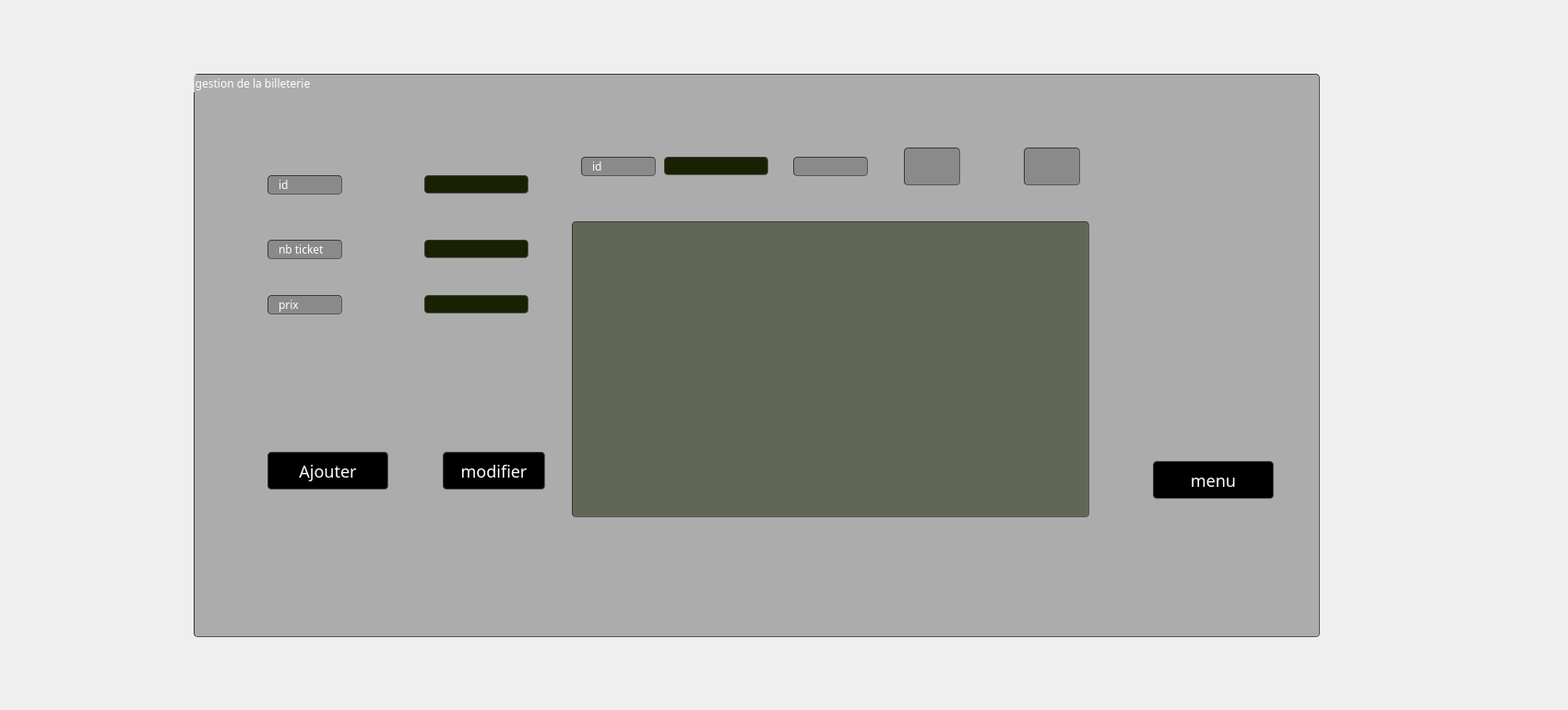
     <widget class="QWidget" name="tab_13">
      <attribute name="title">
       <string>Gestion de la bielletrie</string>
      </attribute>
      <widget class="QGroupBox" name="groupBox_11">
       <property name="geometry">
        <rect>
         <x>210</x>
         <y>80</y>
         <width>1221</width>
         <height>611</height>
        </rect>
       </property>
       <property name="styleSheet">
        <string notr="true">border-width: 1px; border-radius: 4px;
	border-color: rgb(58, 58, 58);
	border-style: inset;
	padding: 0 8px;
	color: rgb(255, 255, 255);
	
background-color:rgba(105, 105, 105,0.5);
	selection-background-color:#ffffff;
	selection-color:#ffffff;
font: 75 8pt &quot;MS Shell Dlg 2&quot;;
font-family: century gothic;
</string>
       </property>
       <property name="title">
        <string>gestion de la billeterie</string>
       </property>
       <widget class="QPushButton" name="pb_ajouter_billet">
        <property name="geometry">
         <rect>
          <x>80</x>
          <y>410</y>
          <width>131</width>
          <height>41</height>
         </rect>
        </property>
        <property name="styleSheet">
         <string notr="true">background-color:rgb(0, 0, 0);
border-radius: 4px;
	border-color: rgb(58, 58, 58);
	border-style: inset;
font-family: century gothic;
font-size: 18px;
color: rgb(255, 255, 255);</string>
        </property>
        <property name="text">
         <string>Ajouter</string>
        </property>
       </widget>
       <widget class="QLineEdit" name="lineEdit_id_3">
        <property name="geometry">
         <rect>
          <x>250</x>
          <y>110</y>
          <width>113</width>
          <height>20</height>
         </rect>
        </property>
        <property name="styleSheet">
         <string notr="true">border-width: 1px; border-radius: 4px;
	border-color: rgb(58, 58, 58);
	border-style: inset;
	padding: 0 8px;
	color: rgb(255, 255, 255);
	
background-color: rgb(24, 33, 2);
	selection-background-color:#ffffff;
	selection-color:#ffffff</string>
        </property>
       </widget>
       <widget class="QLineEdit" name="lineEdit_prix_2">
        <property name="geometry">
         <rect>
          <x>250</x>
          <y>240</y>
          <width>113</width>
          <height>20</height>
         </rect>
        </property>
        <property name="styleSheet">
         <string notr="true">border-width: 1px; border-radius: 4px;
	border-color: rgb(58, 58, 58);
	border-style: inset;
	padding: 0 8px;
	color: rgb(255, 255, 255);
	
background-color: rgb(24, 33, 2);
	selection-background-color:#ffffff;
	selection-color:#ffffff</string>
        </property>
       </widget>
       <widget class="QLabel" name="label_72">
        <property name="geometry">
         <rect>
          <x>80</x>
          <y>110</y>
          <width>81</width>
          <height>21</height>
         </rect>
        </property>
        <property name="text">
         <string>id </string>
        </property>
       </widget>
       <widget class="QLabel" name="label_73">
        <property name="geometry">
         <rect>
          <x>80</x>
          <y>180</y>
          <width>81</width>
          <height>21</height>
         </rect>
        </property>
        <property name="text">
         <string>nb ticket</string>
        </property>
       </widget>
       <widget class="QLabel" name="label_74">
        <property name="geometry">
         <rect>
          <x>80</x>
          <y>240</y>
          <width>81</width>
          <height>21</height>
         </rect>
        </property>
        <property name="text">
         <string>prix</string>
        </property>
       </widget>
       <widget class="QLabel" name="label_75">
        <property name="geometry">
         <rect>
          <x>-110</x>
          <y>120</y>
          <width>81</width>
          <height>16</height>
         </rect>
        </property>
        <property name="text">
         <string>id</string>
        </property>
       </widget>
       <widget class="QLabel" name="label_76">
        <property name="geometry">
         <rect>
          <x>420</x>
          <y>90</y>
          <width>81</width>
          <height>21</height>
         </rect>
        </property>
        <property name="text">
         <string>id</string>
        </property>
       </widget>
       <widget class="QLineEdit" name="lineEdit_ctqui_4">
        <property name="geometry">
         <rect>
          <x>510</x>
          <y>90</y>
          <width>113</width>
          <height>20</height>
         </rect>
        </property>
        <property name="styleSheet">
         <string notr="true">border-width: 1px; border-radius: 4px;
	border-color: rgb(58, 58, 58);
	border-style: inset;
	padding: 0 8px;
	color: rgb(255, 255, 255);
	
background-color: rgb(24, 33, 2);
	selection-background-color:#ffffff;
	selection-color:#ffffff</string>
        </property>
       </widget>
       <widget class="QPushButton" name="pb_supprimer_billet">
        <property name="geometry">
         <rect>
          <x>650</x>
          <y>90</y>
          <width>81</width>
          <height>21</height>
         </rect>
        </property>
        <property name="styleSheet">
         <string notr="true">image:url(:/img/img/delete.png)</string>
        </property>
        <property name="text">
         <string/>
        </property>
       </widget>
       <widget class="QTableView" name="tabbillet">
        <property name="geometry">
         <rect>
          <x>410</x>
          <y>160</y>
          <width>561</width>
          <height>321</height>
         </rect>
        </property>
        <property name="styleSheet">
         <string notr="true">QTableView {
background: rgba(255, 255, 255,0.5);
background-color: rgba(24, 33, 2,0.5);
}
QTableView QTableCornerButton::section
{
     background: rgb(114, 124, 127);
}
QTableView::item:focus

{
    color:black;
}
QTableView::item:selected
{
    color:black;
     background: rgba(0, 0, 0, 50%);
}
QHeaderView::section
{

     background:black;
}</string>
        </property>
       </widget>
       <widget class="QLineEdit" name="lineEdit_nbticket">
        <property name="geometry">
         <rect>
          <x>250</x>
          <y>180</y>
          <width>113</width>
          <height>20</height>
         </rect>
        </property>
        <property name="styleSheet">
         <string notr="true">border-width: 1px; border-radius: 4px;
	border-color: rgb(58, 58, 58);
	border-style: inset;
	padding: 0 8px;
	color: rgb(255, 255, 255);
	
background-color: rgb(24, 33, 2);
	selection-background-color:#ffffff;
	selection-color:#ffffff</string>
        </property>
       </widget>
       <widget class="QPushButton" name="pushButton_trieBillet">
        <property name="geometry">
         <rect>
          <x>900</x>
          <y>80</y>
          <width>61</width>
          <height>41</height>
         </rect>
        </property>
        <property name="styleSheet">
         <string notr="true">image: url(:/img/img/Trie.png)</string>
        </property>
        <property name="text">
         <string/>
        </property>
       </widget>
       <widget class="QPushButton" name="pushButton_supBillet">
        <property name="geometry">
         <rect>
          <x>770</x>
          <y>80</y>
          <width>61</width>
          <height>41</height>
         </rect>
        </property>
        <property name="styleSheet">
         <string notr="true">image: url(:/img/img/rech.png)</string>
        </property>
        <property name="text">
         <string/>
        </property>
       </widget>
       <widget class="QPushButton" name="pushButton_modifanis1_2">
        <property name="geometry">
         <rect>
          <x>270</x>
          <y>410</y>
          <width>111</width>
          <height>41</height>
         </rect>
        </property>
        <property name="styleSheet">
         <string notr="true">background-color:rgb(0, 0, 0);
border-radius: 4px;
	border-color: rgb(58, 58, 58);
	border-style: inset;
font-family: century gothic;
font-size: 18px;
color: rgb(255, 255, 255);</string>
        </property>
        <property name="text">
         <string>modifier</string>
        </property>
       </widget>
       <widget class="QPushButton" name="pb_ajouter_menuanis">
        <property name="geometry">
         <rect>
          <x>1040</x>
          <y>420</y>
          <width>131</width>
          <height>41</height>
         </rect>
        </property>
        <property name="styleSheet">
         <string notr="true">background-color:rgb(0, 0, 0);
border-radius: 4px;
	border-color: rgb(58, 58, 58);
	border-style: inset;
font-family: century gothic;
font-size: 18px;
color: rgb(255, 255, 255);</string>
        </property>
        <property name="text">
         <string>menu</string>
        </property>
       </widget>
       <zorder>lineEdit_id_3</zorder>
       <zorder>lineEdit_prix_2</zorder>
       <zorder>label_72</zorder>
       <zorder>label_73</zorder>
       <zorder>label_74</zorder>
       <zorder>label_75</zorder>
       <zorder>label_76</zorder>
       <zorder>pb_ajouter_billet</zorder>
       <zorder>lineEdit_ctqui_4</zorder>
       <zorder>pb_supprimer_billet</zorder>
       <zorder>tabbillet</zorder>
       <zorder>lineEdit_nbticket</zorder>
       <zorder>pushButton_trieBillet</zorder>
       <zorder>pushButton_supBillet</zorder>
       <zorder>pushButton_modifanis1_2</zorder>
       <zorder>pb_ajouter_menuanis</zorder>
      </widget>
      <widget class="QLabel" name="label_77">
       <property name="geometry">
        <rect>
         <x>-120</x>
         <y>0</y>
         <width>1691</width>
         <height>761</height>
        </rect>
       </property>
       <property name="styleSheet">
        <string notr="true">border-image: url(:/img/img/lagou.jpg)</string>
       </property>
       <property name="text">
        <string/>
       </property>
      </widget>
      <widget class="QLabel" name="label_79">
       <property name="geometry">
        <rect>
         <x>1280</x>
         <y>0</y>
         <width>291</width>
         <height>201</height>
        </rect>
       </property>
       <property name="styleSheet">
        <string notr="true">border-image: url(:/img/img/EST-logo2.png);</string>
       </property>
       <property name="text">
        <string/>
       </property>
      </widget>
      <zorder>label_77</zorder>
      <zorder>groupBox_11</zorder>
      <zorder>label_79</zorder>
     </widget>
